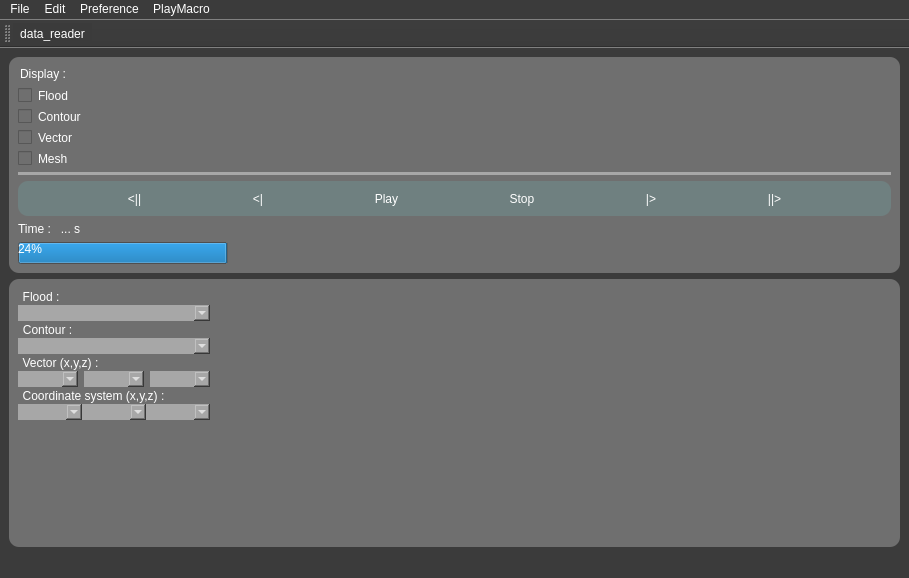
<?xml version="1.0" encoding="UTF-8"?>
<ui version="4.0">
 <class>MainWindow</class>
 <widget class="QMainWindow" name="MainWindow">
  <property name="geometry">
   <rect>
    <x>0</x>
    <y>0</y>
    <width>909</width>
    <height>578</height>
   </rect>
  </property>
  <property name="font">
   <font>
    <family>Segoe UI Historic</family>
    <weight>50</weight>
    <bold>false</bold>
   </font>
  </property>
  <property name="focusPolicy">
   <enum>Qt::ClickFocus</enum>
  </property>
  <property name="windowTitle">
   <string>MainWindow</string>
  </property>
  <property name="styleSheet">
   <string notr="true">color: rgb(255, 255, 255);
background-color: rgb(59, 59, 59);</string>
  </property>
  <widget class="QWidget" name="centralwidget">
   <layout class="QGridLayout" name="gridLayout">
    <item row="0" column="0">
     <layout class="QGridLayout" name="gridLayout_main" rowstretch="1,2" columnstretch="2,10,2" columnminimumwidth="0,0,0">
      <item row="0" column="0">
       <layout class="QHBoxLayout" name="Layout_display">
        <item>
         <widget class="QWidget" name="gridWidget_2" native="true">
          <property name="styleSheet">
           <string notr="true">background-color: rgb(111, 111, 111);
border-radius:10px</string>
          </property>
          <layout class="QGridLayout" name="gridLayout_2">
           <item row="2" column="0">
            <widget class="QProgressBar" name="display_bar_time">
             <property name="value">
              <number>24</number>
             </property>
            </widget>
           </item>
           <item row="0" column="0">
            <layout class="QVBoxLayout" name="verticalLayout_2">
             <item>
              <widget class="QLineEdit" name="label_display">
               <property name="text">
                <string>Display :</string>
               </property>
              </widget>
             </item>
             <item>
              <widget class="QCheckBox" name="display_flood">
               <property name="text">
                <string>Flood</string>
               </property>
              </widget>
             </item>
             <item>
              <widget class="QCheckBox" name="display_contour">
               <property name="text">
                <string>Contour</string>
               </property>
              </widget>
             </item>
             <item>
              <widget class="QCheckBox" name="display_vector">
               <property name="text">
                <string>Vector</string>
               </property>
              </widget>
             </item>
             <item>
              <widget class="QCheckBox" name="display_mesh">
               <property name="text">
                <string>Mesh</string>
               </property>
              </widget>
             </item>
             <item>
              <widget class="Line" name="line">
               <property name="styleSheet">
                <string notr="true">background-color: rgb(167, 167, 167);
</string>
               </property>
               <property name="orientation">
                <enum>Qt::Horizontal</enum>
               </property>
              </widget>
             </item>
             <item>
              <widget class="QFrame" name="gridFrame_2">
               <property name="styleSheet">
                <string notr="true">background-color: rgb(111, 128, 128);
border-radius:10px</string>
               </property>
               <layout class="QGridLayout" name="gridLayout_5">
                <item row="0" column="4">
                 <widget class="QToolButton" name="play_next">
                  <property name="text">
                   <string>|&gt;</string>
                  </property>
                 </widget>
                </item>
                <item row="0" column="5">
                 <widget class="QToolButton" name="play_end">
                  <property name="text">
                   <string>||&gt;</string>
                  </property>
                 </widget>
                </item>
                <item row="0" column="1">
                 <widget class="QToolButton" name="play_back">
                  <property name="text">
                   <string>&lt;|</string>
                  </property>
                 </widget>
                </item>
                <item row="0" column="2">
                 <widget class="QToolButton" name="play_play">
                  <property name="text">
                   <string>Play</string>
                  </property>
                 </widget>
                </item>
                <item row="0" column="0">
                 <widget class="QToolButton" name="play_start">
                  <property name="text">
                   <string>&lt;||</string>
                  </property>
                 </widget>
                </item>
                <item row="0" column="3">
                 <widget class="QToolButton" name="play_stop">
                  <property name="text">
                   <string>Stop</string>
                  </property>
                 </widget>
                </item>
               </layout>
              </widget>
             </item>
            </layout>
           </item>
           <item row="1" column="0">
            <widget class="QLabel" name="display_time">
             <property name="text">
              <string>Time :   ... s</string>
             </property>
            </widget>
           </item>
          </layout>
         </widget>
        </item>
       </layout>
      </item>
      <item row="0" column="1" rowspan="2">
       <layout class="QHBoxLayout" name="Layout_plot"/>
      </item>
      <item row="1" column="0">
       <layout class="QHBoxLayout" name="Layout_ToPLot">
        <item>
         <widget class="QWidget" name="gridWidget" native="true">
          <property name="styleSheet">
           <string notr="true">background-color: rgb(111, 111, 111);
border-radius:10px</string>
          </property>
          <layout class="QGridLayout" name="gridLayout_3" rowstretch="0,10">
           <item row="0" column="0">
            <layout class="QGridLayout" name="gridLayout_4" rowstretch="100,0,0,0,0,0,0,0">
             <property name="sizeConstraint">
              <enum>QLayout::SetDefaultConstraint</enum>
             </property>
             <property name="leftMargin">
              <number>0</number>
             </property>
             <property name="spacing">
              <number>0</number>
             </property>
             <item row="1" column="0">
              <widget class="QComboBox" name="comboBox_flood">
               <property name="styleSheet">
                <string notr="true">border-radius:20px;
background-color: rgb(167, 167, 167);</string>
               </property>
              </widget>
             </item>
             <item row="3" column="0">
              <widget class="QComboBox" name="comboBox_contour">
               <property name="styleSheet">
                <string notr="true">border-radius:20px;
background-color: rgb(167, 167, 167);</string>
               </property>
              </widget>
             </item>
             <item row="4" column="0">
              <widget class="QToolButton" name="Button_vector">
               <property name="styleSheet">
                <string notr="true"/>
               </property>
               <property name="text">
                <string>Vector (x,y,z) :</string>
               </property>
              </widget>
             </item>
             <item row="6" column="0">
              <widget class="QToolButton" name="Button_coord_sys">
               <property name="styleSheet">
                <string notr="true"/>
               </property>
               <property name="text">
                <string>Coordinate system (x,y,z) :</string>
               </property>
              </widget>
             </item>
             <item row="2" column="0">
              <widget class="QToolButton" name="Button_contour">
               <property name="styleSheet">
                <string notr="true"/>
               </property>
               <property name="text">
                <string>Contour :</string>
               </property>
              </widget>
             </item>
             <item row="5" column="0">
              <layout class="QGridLayout" name="gridLayout_8">
               <property name="spacing">
                <number>6</number>
               </property>
               <item row="0" column="0">
                <widget class="QComboBox" name="comboBox_vectorX">
                 <property name="styleSheet">
                  <string notr="true">border-radius:20px;
background-color: rgb(167, 167, 167);</string>
                 </property>
                </widget>
               </item>
               <item row="0" column="2">
                <widget class="QComboBox" name="comboBox_vectorZ">
                 <property name="styleSheet">
                  <string notr="true">border-radius:20px;
background-color: rgb(167, 167, 167);</string>
                 </property>
                </widget>
               </item>
               <item row="0" column="1">
                <widget class="QComboBox" name="comboBox_vectorY">
                 <property name="styleSheet">
                  <string notr="true">border-radius:20px;
background-color: rgb(167, 167, 167);</string>
                 </property>
                </widget>
               </item>
              </layout>
             </item>
             <item row="7" column="0">
              <layout class="QGridLayout" name="gridLayout_9">
               <item row="0" column="1">
                <widget class="QComboBox" name="comboBox_coord_sysY">
                 <property name="styleSheet">
                  <string notr="true">border-radius:20px;
background-color: rgb(167, 167, 167);</string>
                 </property>
                </widget>
               </item>
               <item row="0" column="0">
                <widget class="QComboBox" name="comboBox_coord_sysX">
                 <property name="styleSheet">
                  <string notr="true">border-radius:20px;
background-color: rgb(167, 167, 167);</string>
                 </property>
                </widget>
               </item>
               <item row="0" column="2">
                <widget class="QComboBox" name="comboBox_coord_sysZ">
                 <property name="styleSheet">
                  <string notr="true">border-radius:20px;
background-color: rgb(167, 167, 167);</string>
                 </property>
                </widget>
               </item>
              </layout>
             </item>
             <item row="0" column="0">
              <widget class="QToolButton" name="Button_flood">
               <property name="enabled">
                <bool>true</bool>
               </property>
               <property name="sizePolicy">
                <sizepolicy hsizetype="Fixed" vsizetype="Fixed">
                 <horstretch>0</horstretch>
                 <verstretch>0</verstretch>
                </sizepolicy>
               </property>
               <property name="styleSheet">
                <string notr="true"/>
               </property>
               <property name="text">
                <string>Flood :</string>
               </property>
              </widget>
             </item>
            </layout>
           </item>
           <item row="1" column="0">
            <widget class="QWidget" name="verticalWidget" native="true">
             <layout class="QVBoxLayout" name="verticalLayout_3"/>
            </widget>
           </item>
           <item row="0" column="1">
            <widget class="QWidget" name="horizontalWidget" native="true">
             <layout class="QHBoxLayout" name="horizontalLayout_4"/>
            </widget>
           </item>
          </layout>
         </widget>
        </item>
       </layout>
      </item>
      <item row="0" column="2">
       <layout class="QHBoxLayout" name="Layout_ShowData"/>
      </item>
      <item row="1" column="2">
       <layout class="QHBoxLayout" name="Layout_Bonus"/>
      </item>
     </layout>
    </item>
   </layout>
  </widget>
  <widget class="QMenuBar" name="menubar">
   <property name="geometry">
    <rect>
     <x>0</x>
     <y>0</y>
     <width>909</width>
     <height>22</height>
    </rect>
   </property>
   <property name="mouseTracking">
    <bool>false</bool>
   </property>
   <property name="autoFillBackground">
    <bool>false</bool>
   </property>
   <widget class="QMenu" name="menuFile">
    <property name="mouseTracking">
     <bool>true</bool>
    </property>
    <property name="title">
     <string>File</string>
    </property>
    <widget class="QMenu" name="menu_export">
     <property name="title">
      <string>Export</string>
     </property>
     <addaction name="menu_export_png"/>
     <addaction name="menu_export_avi"/>
    </widget>
    <addaction name="menu_load"/>
    <addaction name="menu_export"/>
    <addaction name="menu_save"/>
    <addaction name="menu_saveas"/>
   </widget>
   <widget class="QMenu" name="menuEdit">
    <property name="title">
     <string>Edit</string>
    </property>
   </widget>
   <widget class="QMenu" name="menuPreference">
    <property name="title">
     <string>Preference</string>
    </property>
   </widget>
   <widget class="QMenu" name="menuPlayMacro">
    <property name="title">
     <string>PlayMacro</string>
    </property>
    <addaction name="menu_load_macro"/>
   </widget>
   <addaction name="menuFile"/>
   <addaction name="menuEdit"/>
   <addaction name="menuPreference"/>
   <addaction name="menuPlayMacro"/>
  </widget>
  <widget class="QStatusBar" name="statusbar"/>
  <widget class="QToolBar" name="toolBar">
   <property name="windowTitle">
    <string>toolBar</string>
   </property>
   <attribute name="toolBarArea">
    <enum>TopToolBarArea</enum>
   </attribute>
   <attribute name="toolBarBreak">
    <bool>false</bool>
   </attribute>
   <addaction name="actiondata_reader"/>
  </widget>
  <action name="menu_load">
   <property name="text">
    <string>Load</string>
   </property>
   <property name="statusTip">
    <string>Load a file</string>
   </property>
  </action>
  <action name="menu_save">
   <property name="text">
    <string>Save</string>
   </property>
   <property name="shortcut">
    <string>Ctrl+S</string>
   </property>
  </action>
  <action name="menu_load_macro">
   <property name="text">
    <string>Load macro</string>
   </property>
  </action>
  <action name="menu_export_png">
   <property name="text">
    <string>.png</string>
   </property>
  </action>
  <action name="menu_export_avi">
   <property name="text">
    <string>.avi</string>
   </property>
  </action>
  <action name="menu_saveas">
   <property name="text">
    <string>Save as</string>
   </property>
  </action>
  <action name="actiondata_reader">
   <property name="text">
    <string>data_reader</string>
   </property>
  </action>
 </widget>
 <resources/>
 <connections/>
</ui>
